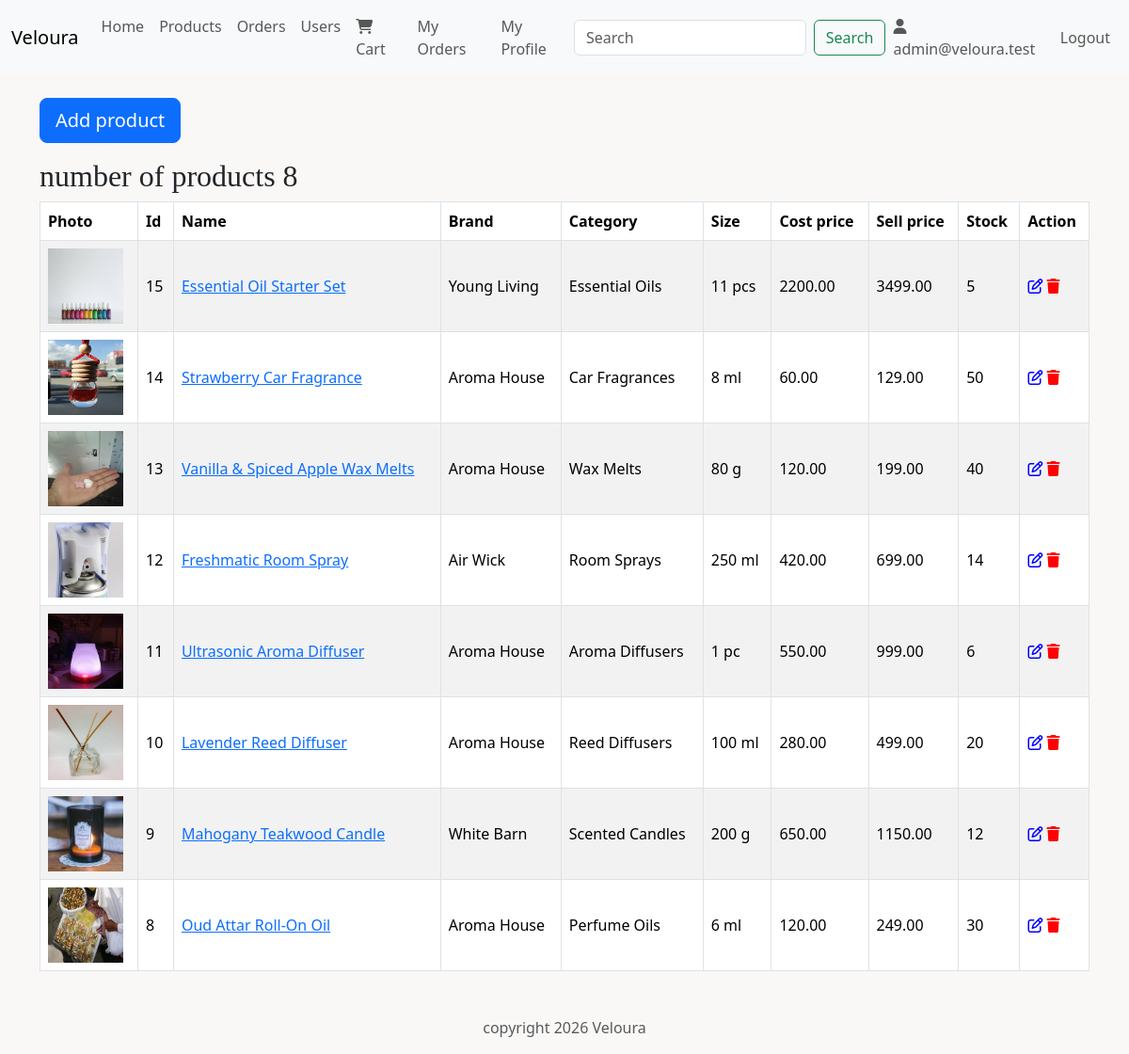
Screenshot of /product/index.php (signed in) with the database file from the repository.
### tables this page shows
CREATE TABLE product (
    product_id INT PRIMARY KEY NOT NULL AUTO_INCREMENT,
    category_id INT NOT NULL,
    name VARCHAR(100) NOT NULL,
    brand VARCHAR(100) NOT NULL,
    size VARCHAR(30) NOT NULL,
    description VARCHAR(255) NOT NULL,
    cost_price DECIMAL(10,2) NOT NULL,
    sell_price DECIMAL(10,2) NOT NULL,
    img_path VARCHAR(255) NOT NULL,
    FOREIGN KEY (category_id) REFERENCES category (category_id)
);

CREATE TABLE category (
    category_id INT PRIMARY KEY NOT NULL AUTO_INCREMENT,
    name VARCHAR(50) NOT NULL UNIQUE
);

CREATE TABLE stock (
    product_id INT PRIMARY KEY NOT NULL,
    quantity INT NOT NULL DEFAULT 0,
    FOREIGN KEY (product_id) REFERENCES product (product_id)
);

### product/index.php (the view, shortened to what this page needs)
<?php
include('../includes/config.php');
include('../includes/header.php');
$sql = "SELECT p.product_id, p.name, p.brand, p.size, p.img_path, p.cost_price, p.sell_price, c.name AS category, s.quantity
        FROM product p INNER JOIN category c USING (category_id) INNER JOIN stock s USING (product_id)
        ORDER BY p.product_id DESC";
$result = mysqli_query($conn, $sql);
$itemCount = mysqli_num_rows($result);
?>
<div class="container mt-4">
    <a href="create.php" class="btn btn-primary btn-lg" role="button">Add product</a>
    <h2 class="mt-3">number of products <?= $itemCount ?></h2>
    <table class="table table-striped table-bordered align-middle">
        <thead>
            <tr>
                <th>Photo</th>
                <th>Id</th>
                <th>Name</th>
                <th>Brand</th>
                <th>Category</th>
                <th>Size</th>
                <th>Cost price</th>
                <th>Sell price</th>
                <th>Stock</th>
                <th>Action</th>
            </tr>
        </thead>
        <tbody>
            <?php
            while ($row = mysqli_fetch_assoc($result)) {
                echo "<tr>";
                echo "<td><img src='{$row['img_path']}' width='80' height='80' /></td>";
                echo "<td>{$row['product_id']}</td>";
                echo "<td><a href='view.php?id={$row['product_id']}'>{$row['name']}</a></td>";
                echo "<td>{$row['brand']}</td>";
                echo "<td>{$row['category']}</td>";
                echo "<td>{$row['size']}</td>";
                echo "<td>{$row['cost_price']}</td>";
                echo "<td>{$row['sell_price']}</td>";
                echo "<td>{$row['quantity']}</td>";
                echo "<td><a href='edit.php?id={$row['product_id']}'><i class='fa-regular fa-pen-to-square' style='color: blue'></i></a>
                    <a href='delete.php?id={$row['product_id']}'><i class='fa-solid fa-trash' style='color: red'></i></a></td>";
                echo "</tr>";
            }
            ?>
        </tbody>
    </table>
</div>
<?php
include('../includes/footer.php');
?>

### includes/style/style.css (style rules this page uses)
body { background-color: #faf8f6; }
h1, h2, h3 { font-family: Georgia, serif; }

### rows the page displays
product: img_path (picture), product_id "15", name "Essential Oil Starter Set", brand "Young Living", category.name "Essential Oils", size "11 pcs", cost_price "2200.00", sell_price "3499.00", stock.quantity "5"
product: img_path (picture), product_id "14", name "Strawberry Car Fragrance", brand "Aroma House", category.name "Car Fragrances", size "8 ml", cost_price "60.00", sell_price "129.00", stock.quantity "50"
product: img_path (picture), product_id "13", name "Vanilla & Spiced Apple Wax Melts", brand "Aroma House", category.name "Wax Melts", size "80 g", cost_price "120.00", sell_price "199.00", stock.quantity "40"
product: img_path (picture), product_id "12", name "Freshmatic Room Spray", brand "Air Wick", category.name "Room Sprays", size "250 ml", cost_price "420.00", sell_price "699.00", stock.quantity "14"
product: img_path (picture), product_id "11", name "Ultrasonic Aroma Diffuser", brand "Aroma House", category.name "Aroma Diffusers", size "1 pc", cost_price "550.00", sell_price "999.00", stock.quantity "6"
product: img_path (picture), product_id "10", name "Lavender Reed Diffuser", brand "Aroma House", category.name "Reed Diffusers", size "100 ml", cost_price "280.00", sell_price "499.00", stock.quantity "20"
product: img_path (picture), product_id "9", name "Mahogany Teakwood Candle", brand "White Barn", category.name "Scented Candles", size "200 g", cost_price "650.00", sell_price "1150.00", stock.quantity "12"
product: img_path (picture), product_id "8", name "Oud Attar Roll-On Oil", brand "Aroma House", category.name "Perfume Oils", size "6 ml", cost_price "120.00", sell_price "249.00", stock.quantity "30"

### other values shown
$_SESSION['email'] "admin@veloura.test"
$itemCount "8"
